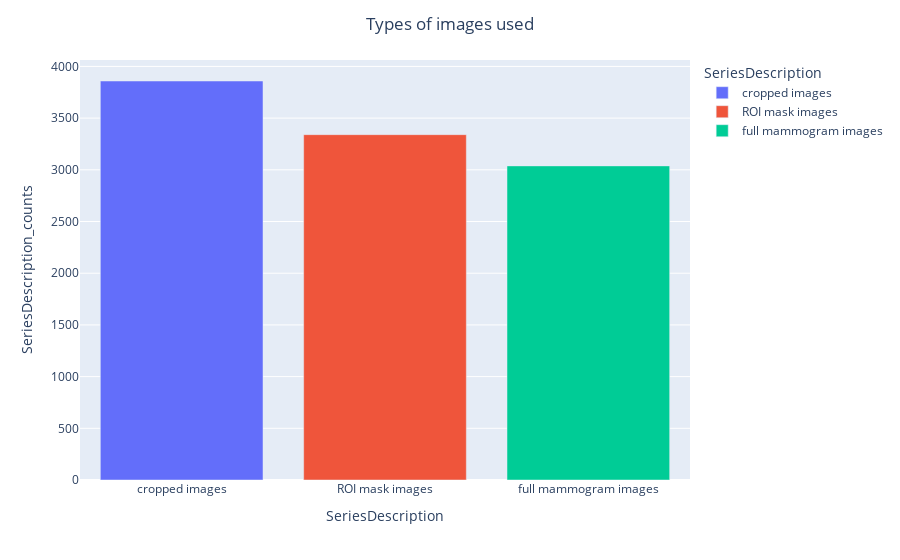

Source (notebook cell):
### Code cell
ba_1 = px.bar(data_frame=r, x = 'SeriesDescription', y='SeriesDescription_counts', color='SeriesDescription')
ba_1.update_layout(title_text='Types of images used', title_x=0.5)
ba_1.show()

### Figure 1 — Plotly figure (JSON) as saved in the notebook; plotly's stock layout.template omitted (floating-point values rounded to 4 significant figures)
{"data": [{"alignmentgroup": "True", "hovertemplate": "SeriesDescription=%{x}<br>SeriesDescription_counts=%{y}<extra></extra>", "legendgroup": "cropped images", "marker": {"color": "#636efa", "pattern": {"shape": ""}}, "name": "cropped images", "offsetgroup": "cropped images", "orientation": "v", "showlegend": true, "textposition": "auto", "x": ["cropped images"], "xaxis": "x", "y": [3859], "yaxis": "y", "type": "bar"}, {"alignmentgroup": "True", "hovertemplate": "SeriesDescription=%{x}<br>SeriesDescription_counts=%{y}<extra></extra>", "legendgroup": "ROI mask images", "marker": {"color": "#EF553B", "pattern": {"shape": ""}}, "name": "ROI mask images", "offsetgroup": "ROI mask images", "orientation": "v", "showlegend": true, "textposition": "auto", "x": ["ROI mask images"], "xaxis": "x", "y": [3340], "yaxis": "y", "type": "bar"}, {"alignmentgroup": "True", "hovertemplate": "SeriesDescription=%{x}<br>SeriesDescription_counts=%{y}<extra></extra>", "legendgroup": "full mammogram images", "marker": {"color": "#00cc96", "pattern": {"shape": ""}}, "name": "full mammogram images", "offsetgroup": "full mammogram images", "orientation": "v", "showlegend": true, "textposition": "auto", "x": ["full mammogram images"], "xaxis": "x", "y": [3038], "yaxis": "y", "type": "bar"}], "layout": {"xaxis": {"anchor": "y", "domain": [0.0, 1.0], "title": {"text": "SeriesDescription"}, "categoryorder": "array", "categoryarray": ["cropped images", "ROI mask images", "full mammogram images"]}, "yaxis": {"anchor": "x", "domain": [0.0, 1.0], "title": {"text": "SeriesDescription_counts"}}, "legend": {"title": {"text": "SeriesDescription"}, "tracegroupgap": 0}, "margin": {"t": 60}, "barmode": "relative", "title": {"text": "Types of images used", "x": 0.5}}}
